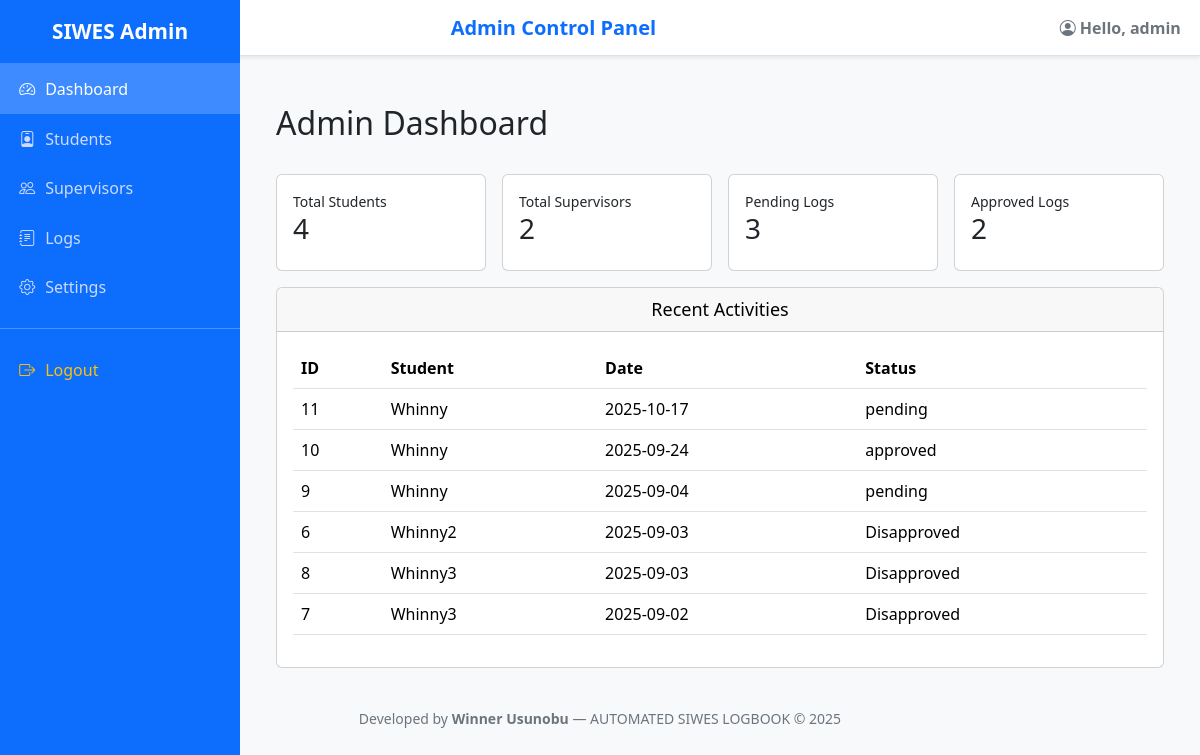
The page /admin/dashboard (signed in) on the database its author committed.
### tables this page shows
CREATE TABLE users (
        id INTEGER PRIMARY KEY AUTOINCREMENT,
        username TEXT NOT NULL UNIQUE,
        password_hash TEXT NOT NULL,
        role TEXT NOT NULL CHECK(role IN ('student', 'supervisor', 'admin')),
        supervisor_id INTEGER,
        FOREIGN KEY (supervisor_id) REFERENCES users(id)
    );

CREATE TABLE logs (
        id INTEGER PRIMARY KEY AUTOINCREMENT,
        student_id INTEGER NOT NULL,
        date DATETIME NOT NULL,
        activity TEXT NOT NULL,
        status TEXT DEFAULT 'pending',
        feedback TEXT,
        FOREIGN KEY (student_id) REFERENCES users(id)
    );

### admin.py (the view)
@admin_bp.route('/dashboard')
@login_required
def dashboard():
    if current_user.role != 'admin':
        flash("Access Denied! Admins only.", "danger")
        return redirect(url_for("login"))
    conn = get_db_connection()
    cur = conn.cursor()
    total_students = cur.execute("SELECT COUNT(*) FROM users WHERE role = 'student'").fetchone()[0]
    total_supervisors = cur.execute("SELECT COUNT(*) FROM users WHERE role = 'supervisor'").fetchone()[0]
    total_logs = cur.execute("SELECT COUNT(*) FROM logs").fetchone()[0]
    pending_logs = cur.execute("SELECT COUNT(*) FROM logs WHERE lower(status) = 'pending'").fetchone()[0]
    approved_logs = cur.execute("SELECT COUNT(*) FROM logs WHERE lower(status) = 'approved'").fetchone()[0]
    activities = cur.execute("""
        SELECT logs.id, users.username AS student, logs.date, logs.status
        FROM logs
        JOIN users ON logs.student_id = users.id
        ORDER BY datetime(logs.date) DESC
        LIMIT 6
    """).fetchall()
    conn.close()
    stats = {
        "total_students": total_students,
        "total_supervisors": total_supervisors,
        "total_logs": total_logs,
        "pending_logs": pending_logs,
        "approved_logs": approved_logs
    }
    return render_template('admin/dashboard.html', stats=stats, activities=activities)

### admin.py (called while the page is built)
def get_db_connection():
    db_path = current_app.config.get('DATABASE', 'instance/siwes.db')
    conn = sqlite3.connect(db_path)
    conn.row_factory = sqlite3.Row
    return conn

### app.py (called while the page is built)
@login_manager.user_loader
def load_user(user_id):
    conn = sqlite3.connect(Database)
    conn.row_factory = sqlite3.Row
    user = conn.execute("SELECT * FROM users WHERE id = ?;", (user_id,)).fetchone()
    conn.close()
    if user:
        return User(user["id"], user["username"], user["password_hash"], user["role"])
    return None

### templates/admin/dashboard.html (shortened to what this page needs)
{% extends "admin/base.html" %}
{% block content %}
<div class="container mt-4">
  <h2>Admin Dashboard</h2>
  <div class="row g-3 my-3" style="color:  rgb(20, 86, 144);">
    <div class="col-md-3">
      <div class="card p-3">
        <small>Total Students</small>
        <h3>{{ stats.total_students }}</h3>
      </div>
    </div>
    <div class="col-md-3">
      <div class="card p-3">
        <small>Total Supervisors</small>
        <h3>{{ stats.total_supervisors }}</h3>
      </div>
    </div>
    <div class="col-md-3">
      <div class="card p-3">
        <small>Pending Logs</small>
        <h3>{{ stats.pending_logs }}</h3>
      </div>
    </div>
    <div class="col-md-3">
      <div class="card p-3">
        <small>Approved Logs</small>
        <h3>{{ stats.approved_logs }}</h3>
      </div>
    </div>
  </div>
  <div class="card">
    <div class="card-header" style="color: black; text-align: center; font-size: large;">Recent Activities</div>
    <div class="card-body">
      <table class="table">
        <thead><tr><th>ID</th><th>Student</th><th>Date</th><th>Status</th></tr></thead>
        <tbody>
          {% for row in activities %}
            <tr>
              <td>{{ row.id }}</td>
              <td>{{ row.student }}</td>
              <td>{{ row.date }}</td>
              <td>{{ row.status }}</td>
            </tr>
          {% else %}
            <tr><td colspan="4" class="text-center">No recent activity</td></tr>
          {% endfor %}
        </tbody>
      </table>
    </div>
  </div>
</div>
{% endblock %}

### templates/admin/base.html (shortened to what this page needs)
<!DOCTYPE html>
<html lang="en">
<head>
  <link href="https://cdn.jsdelivr.net/npm/bootstrap@5.3.3/dist/css/bootstrap.min.css" rel="stylesheet">
  <link href="https://cdn.jsdelivr.net/npm/bootstrap-icons@1.11.1/font/bootstrap-icons.css" rel="stylesheet">
</head>
<body>
  <div class="sidebar" id="sidebar">
    <div class="brand">SIWES Admin</div>
    <nav class="nav flex-column">
      <a href="{{ url_for('admin.dashboard') }}" class="nav-link {% if request.endpoint == 'admin.dashboard' %}active{% endif %}">
        <i class="bi bi-speedometer2"></i> Dashboard
      </a>
      <a href="{{ url_for('admin.students') }}" class="nav-link {% if request.endpoint == 'admin.students' %}active{% endif %}">
        <i class="bi bi-person-badge"></i> Students
      </a>
      <a href="{{ url_for('admin.supervisors') }}" class="nav-link {% if request.endpoint == 'admin.supervisors' %}active{% endif %}">
        <i class="bi bi-people"></i> Supervisors
      </a>
      <a href="{{ url_for('admin.logs') }}" class="nav-link {% if request.endpoint == 'admin.logs' %}active{% endif %}">
        <i class="bi bi-journal-text"></i> Logs
      </a>
      <a href="{{ url_for('admin.settings') }}" class="nav-link {% if request.endpoint == 'admin.settings' %}active{% endif %}">
        <i class="bi bi-gear"></i> Settings
      </a>
      <hr class="text-light">
      <a href="{{ url_for('logout') }}" class="nav-link text-warning">
        <i class="bi bi-box-arrow-right"></i> Logout
      </a>
    </nav>
  </div>
  <div class="topbar shadow-sm">
    <span class="toggle-btn" id="toggle-btn"></span>
    <h5 class="mb-0 fw-bold text-primary">Admin Control Panel</h5>
    <span class="fw-semibold text-secondary"><i class="bi bi-person-circle"> </i>Hello, {{ current_user.username }}</span>
  </div>
  <div class="content">
    {% block content %}{% endblock %}
  </div>
    <footer class="text-center text-secondary small py-3">
        Developed by <strong>Winner Usunobu</strong> — AUTOMATED SIWES LOGBOOK © 2025
    </footer>
</body>
</html>

### templates/admin/base.html (style rules this page uses)
body { min-height: 100vh; background-color: #f8f9fa; overflow-x: hidden; }
.sidebar { width: 240px; height: 100vh; position: fixed; top: 0; left: 0; background: #0d6efd; color: #fff; transition: all 0.3s ease; z-index: 100; }
.sidebar .brand { font-weight: 700; font-size: 1.3rem; text-align: center; padding: 1rem; border-bottom: 1px solid rgba(255,255,255,0.2); }
.sidebar .nav-link { color: #cddafd; font-weight: 500; padding: 0.8rem 1.2rem; display: flex; align-items: center; gap: 10px; transition: background 0.2s; }
.sidebar .nav-link:hover, .sidebar .nav-link.active { background-color: rgba(255,255,255,0.2); color: #fff; }
.content { margin-left: 240px; padding: 1.5rem; transition: all 0.3s; }
.topbar { height: 56px; display: flex; align-items: center; justify-content: space-between; background-color: #fff; border-bottom: 1px solid #dee2e6; padding: 0 1.2rem; position: sticky; top: 0; z-index: 90; }
.toggle-btn { cursor: pointer; color: #0d6efd; }

### rows shown on the page
users: username "admin"
logs: id "11", student "Whinny", date "2025-10-17", status "pending"
logs: id "10", student "Whinny", date "2025-09-24", status "approved"
logs: id "9", student "Whinny", date "2025-09-04", status "pending"
logs: id "6", student "Whinny2", date "2025-09-03", status "Disapproved"
logs: id "8", student "Whinny3", date "2025-09-03", status "Disapproved"
logs: id "7", student "Whinny3", date "2025-09-02", status "Disapproved"

### other values the page prints
{{ stats.total_students }} "4"
{{ stats.total_supervisors }} "2"
{{ stats.pending_logs }} "3"
{{ stats.approved_logs }} "2"
